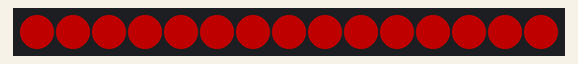
This program was run on a simulated Raspberry Pi Pico running MicroPython. On the bench: 15 RGB LEDs in strip order, left to right. Dim RGB values are drawn brighter than linear.

Above: at 0.8 s.
At 8.5 s:
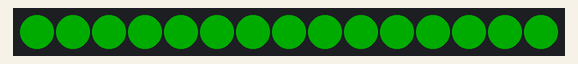
At 13.2 s:
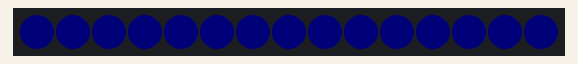
At 19.6 s:
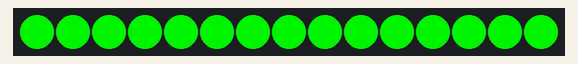
At 38.4 s:
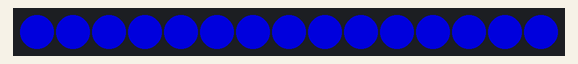

The program:

day12_fade.py
```python
import time
from machine import Pin
from neopixel import NeoPixel

strip = NeoPixel(Pin(28), 15)

delay =  0.00001
while True:
    for i in range(1,255,1):
      for pos in range(15):
        strip[pos] = ((i,0,0))

        strip.write()
        time.sleep(delay)
    for i in range(255,1,-1):
      for pos in range(15):
        strip[pos] = ((i,0,0))

        strip.write()
        time.sleep(delay)
    for i in range(1,255,1):
      for pos in range(15):
        strip[pos] = ((0,i,0))

        strip.write()
        time.sleep(delay)
    for i in range(255,1,-1):
      for pos in range(15):
        strip[pos] = ((0,i,0))

        strip.write()
        time.sleep(delay)
    for i in range(1,255,1):
      for pos in range(15):
        strip[pos] = ((0,0,i))

        strip.write()
        time.sleep(delay)
    for i in range(255,1,-1):
      for pos in range(15):
        strip[pos] = ((0,0,i))

        strip.write()
        time.sleep(delay)
```

Measured:
- what the display in image 1 shows lasts 0.7 s, from 8.4 s to 9.1 s
